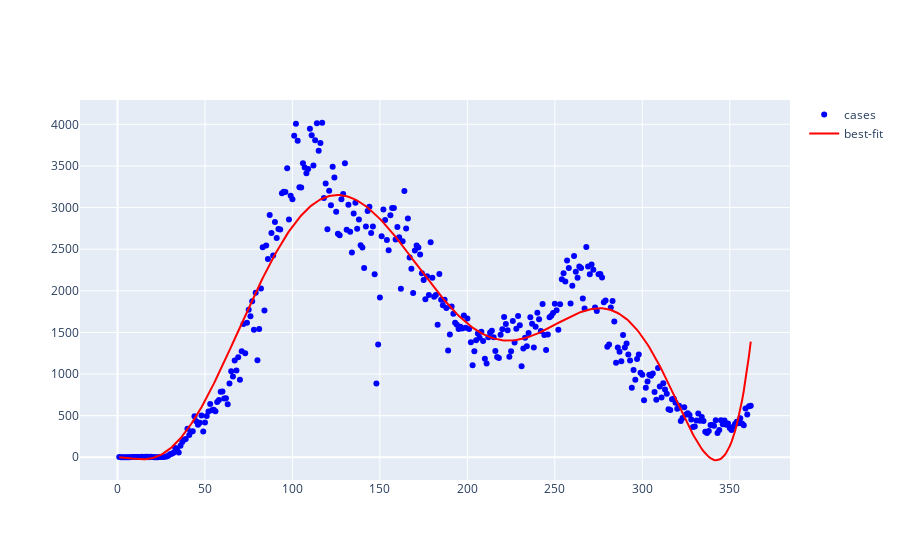

Notebook source saved alongside this figure:
### Code cell
data, fig, model = trends("Bangladesh", 7)
fig.show()

### Figure 1 — Plotly figure (JSON) as saved in the notebook; plotly's stock layout.template omitted (floating-point values rounded to 4 significant figures; data arrays with more than 128 entries replaced by an {"elided": "..."} marker saying what was removed)
{"data": [{"marker": {"color": "blue"}, "mode": "markers", "name": "cases", "type": "scatter", "x": {"elided": "362 int values"}, "y": {"elided": "362 int values"}}, {"line": {"color": "red"}, "marker": {"size": 10}, "mode": "lines", "name": "best-fit", "type": "scatter", "x": {"elided": "362 int values"}, "y": {"elided": "362 int values"}}], "layout": {}}
